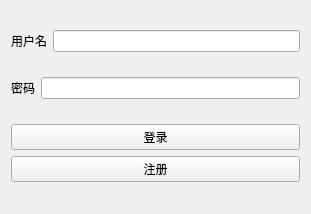
<?xml version="1.0" encoding="UTF-8"?>
<ui version="4.0">
 <class>loginwidget</class>
 <widget class="QWidget" name="loginwidget">
  <property name="geometry">
   <rect>
    <x>0</x>
    <y>0</y>
    <width>311</width>
    <height>214</height>
   </rect>
  </property>
  <property name="windowTitle">
   <string>Form</string>
  </property>
  <layout class="QVBoxLayout" name="verticalLayout_2">
   <item>
    <layout class="QHBoxLayout" name="horizontalLayout">
     <item>
      <widget class="QLabel" name="label">
       <property name="text">
        <string>用户名</string>
       </property>
      </widget>
     </item>
     <item>
      <widget class="QLineEdit" name="nameinput_LE"/>
     </item>
    </layout>
   </item>
   <item>
    <layout class="QHBoxLayout" name="horizontalLayout_2">
     <item>
      <widget class="QLabel" name="label_2">
       <property name="text">
        <string>密码</string>
       </property>
      </widget>
     </item>
     <item>
      <widget class="QLineEdit" name="pswdinput_LE"/>
     </item>
    </layout>
   </item>
   <item>
    <layout class="QVBoxLayout" name="verticalLayout">
     <item>
      <widget class="QPushButton" name="login_PB">
       <property name="text">
        <string>登录</string>
       </property>
      </widget>
     </item>
     <item>
      <widget class="QPushButton" name="regist_PB">
       <property name="text">
        <string>注册</string>
       </property>
      </widget>
     </item>
    </layout>
   </item>
  </layout>
 </widget>
 <resources/>
 <connections/>
</ui>
